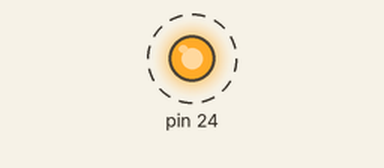
This sketch was run on a simulated Arduino Mega 2560, built with avr-gcc and run on an emulated ATmega2560. Shown: output pins drawn as LEDs (lit = HIGH). Dashed ring = blinking.

Above: at 0.5 s.
Timing chart, 0 to 4.6 s (numbered marks = the images above):
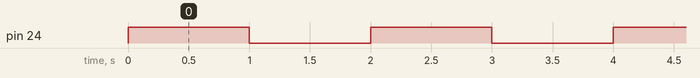

The sketch:

Uebung_4_timer.ino
```cpp
volatile unsigned int overflow_counter = 0;
void setup() {
  // put your setup code here, to run once:
    Serial.begin(9600);
  //pinMode(24, OUTPUT);
  DDRA |= (1 << DDA2);
  TCCR4A = 0x00;
  TCCR4B = 0x00;
  TCNT4 = 0;
  OCR4A = 62500;
  TCCR4B |= (1 << WGM42);
  //p. 157
  //TCCR4B |= (1 << CS40) | (1 << CS42); //1024
  TCCR4B |= (1 << CS42); //256
  //TCCR4B |= (1 << CS40) | (1 << CS41); //64
  //TCCR4B |= (1 << CS41); //8
  //TCCR4B |= (1 << CS40); //no prescaler
  //TIMSK4 |= (1 << TOIE4); // Aktivieren des Timer Overflow Interrupts, p161
  TIMSK4 |= (1 << OCIE4A);
  sei();

}

void loop() {
  // put your main code here, to run repeatedly:

}

ISR(TIMER4_OVF_vect) {
  if(overflow_counter == 244) {
    overflow_counter = 0;
    PORTA ^= (1 << PA2);
  }
  overflow_counter++;
}

ISR(TIMER4_COMPA_vect){
  PORTA ^= (1 << PA2);
}
```

Measured:
- by itself, pin 24: alternates HIGH for 1.0 s and LOW for 1.0 s
